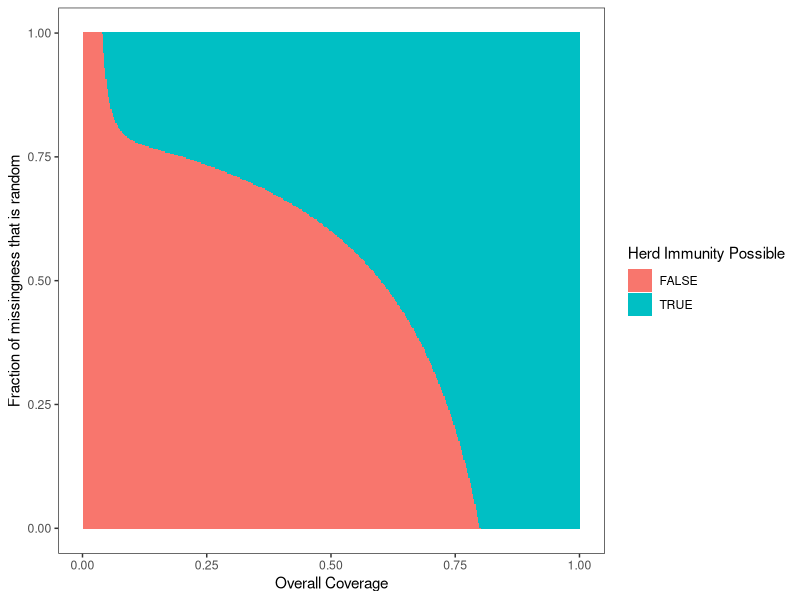
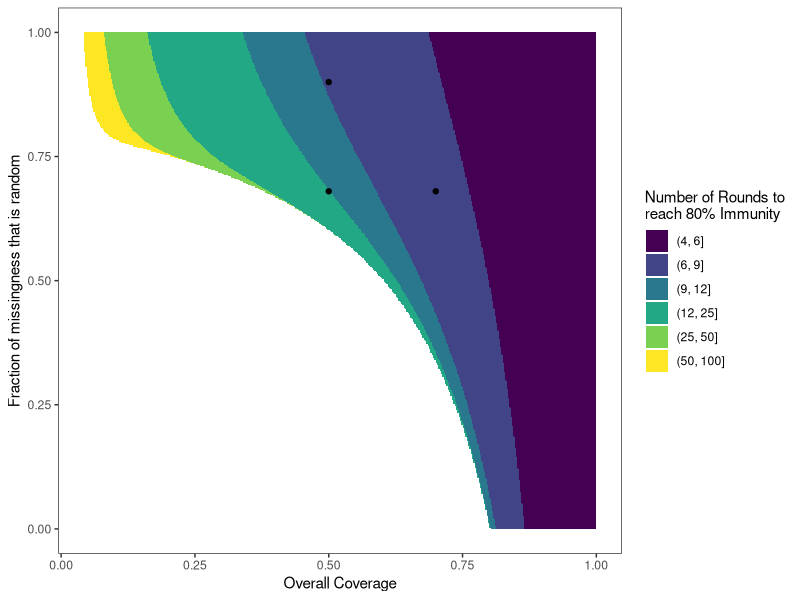
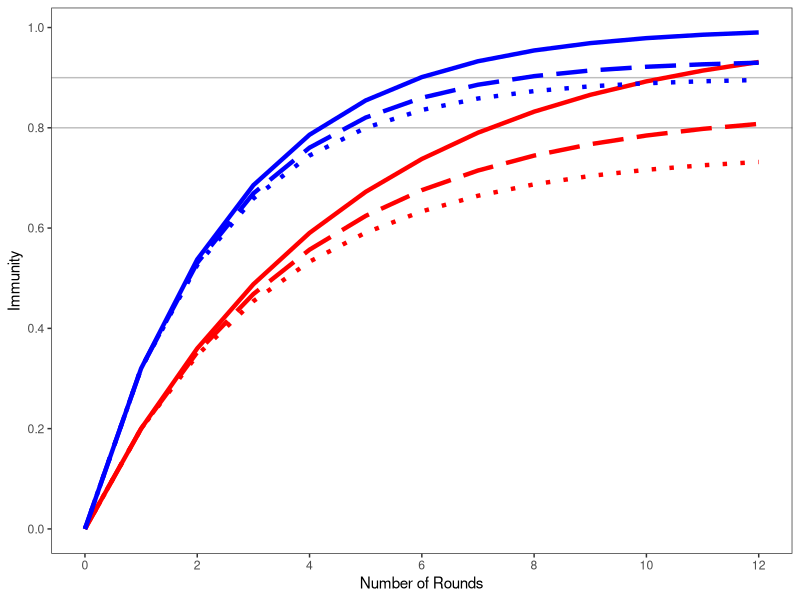
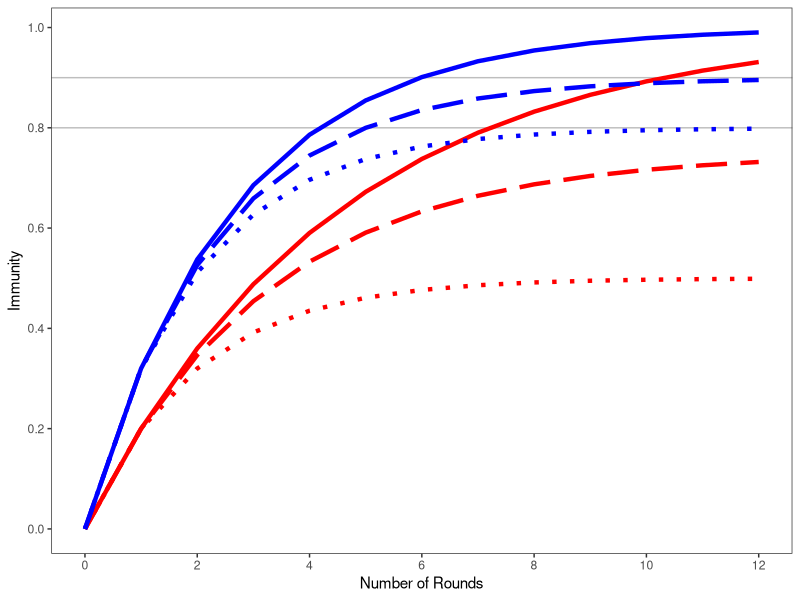
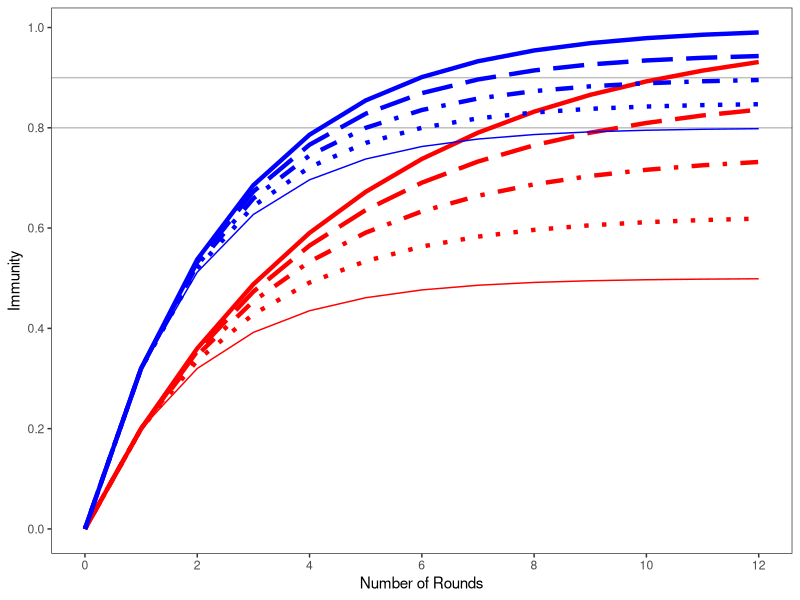
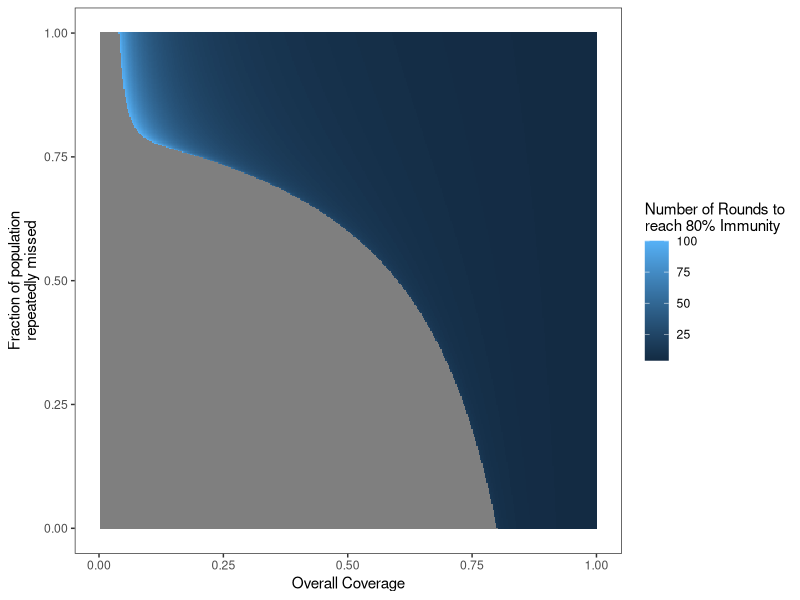

R code for these plots, in order:
# M2M feasibility analysis 


# Shift to # rounds to get to 80% immunity, and 90% immunity, instead of R_0
# Consider changing the Y axis
# More recent references?
# isolines at transition, labeled with #rounds (eg, 4, 9, 12, 25, 50)
# use distrinct color scheme from Arie's figures (to avoid confusion)


#### Libraries ####
library(ggplot2)
library(magrittr)
library(tidyverse)

#### Functions ####
#x is coverage
#y is fraction of missingness that is random
#z is number of rounds
#R0 is basic repro number
#Ve is per-dose vaccine efficacy against type 1

Re <- function(x, y, z, R0, Ve){
  
  frac_rep_miss <- (1-x)*(1-y)
  x_effective <- x/(1-frac_rep_miss)
  
  R0*frac_rep_miss +
    R0*(1-frac_rep_miss)*(1 - x_effective*Ve)^z
}

Re_asymp <- function(Re){  #What is Re at the asymptote (err, last obs)
  min(Re)
}

Re1 <- function(Re, target=1){  #time when Re reaches 1. 
  # if(min(Re) < 1){
    min(which(Re<target), 999)
  # } else{"Inf"}
}

#### Sample Calc ####
Re(x = 0.5, y = 0.68, z = seq(from=1, to=100), R0 = 5, Ve = 0.4)
Re(x = 0.5, y = 0.68, z = seq(from=1, to=100), R0 = 5, Ve = 0.4) %>% Re_asymp
Re(x = 0.5, y = 0.68, z = seq(from=1, to=100), R0 = 5, Ve = 0.4) %>% Re1

#### Construct Data ####
x_inputs <- seq(from = 0.0025, to = 1, by = 0.0025)
y_inputs <- seq(from = 0, to = 1, by = 0.0025)
z_input <- 100
R0_input = 5
Ve = 0.4 # 0.5 for bOPV, 0.4 for tOPV

data <- data.frame(x_in = rep(x_inputs, times = length(y_inputs)),
                  y_in = rep(y_inputs, each = length(x_inputs)),
                  z_in = z_input,
                  R0_in = R0_input,
                  Ve_in = Ve)
head(data)

data <- data %>% rowwise %>% 
  mutate(Re_asymp = Re(x = x_in, y = y_in, z = 1:z_in, R0 = R0_in, Ve = Ve_in) %>% Re_asymp) %>%
  rowwise %>% 
  mutate(Re1 = Re(x = x_in, y = y_in, z = 1:z_in, R0 = R0_in, Ve = Ve_in) %>% 
           Re1 %>% na_if(999))

#### Plot ####
ggplot(data, aes(x = x_in, y = y_in)) +
  theme_bw() + theme(panel.grid = element_blank())+
  geom_tile(aes( fill = Re_asymp < 1)) +
  ylab("Fraction of missingness that is random") +
  xlab("Overall Coverage") +
  scale_fill_discrete(name = "Herd Immunity Possible")

ggplot() +
  theme_bw() + theme(panel.grid = element_blank())+
  geom_contour_filled(data = drop_na(data), aes(x = x_in, y = y_in, z = Re1), 
                      breaks = c(4, 6, 9, 12, 25, 50, 100)) +
  geom_point(aes(x = 0.5, y = 0.68)) +
  geom_point(aes(x = 0.7, y = 0.68)) +
  geom_point(aes(x = 0.5, y = 0.9)) +
  labs(y = "Fraction of missingness that is random", x = "Overall Coverage",
       fill = "Number of Rounds to\nreach 80% Immunity") 

ggplot() +
  theme_bw() + theme(panel.grid = element_blank()) +
  geom_hline(yintercept = 0.8, color = "grey") +
  geom_hline(yintercept = 0.9, color = "grey") +
  geom_line(aes(x = 0:12, y = 1-Re(x = 0.5, y = 1, z = 0:12, R0 = 5, Ve = 0.4)/5),
            color = "red", size = 1.5) +
  geom_line(aes(x = 0:12, y = 1-Re(x = 0.5, y = 0.68, z = 0:12, R0 = 5, Ve = 0.4)/5),
            color = "red", linetype = "longdash", size = 1.5) +
  geom_line(aes(x = 0:12, y = 1-Re(x = 0.5, y = 0.5, z = 0:12, R0 = 5, Ve = 0.4)/5),
            color = "red", linetype = "dotted", size = 1.5) +
  geom_line(aes(x = 0:12, y = 1-Re(x = 0.8, y = 1, z = 0:12, R0 = 5, Ve = 0.4)/5),
            color = "blue", size = 1.5) +
  geom_line(aes(x = 0:12, y = 1-Re(x = 0.8, y = 0.68, z = 0:12, R0 = 5, Ve = 0.4)/5),
            color = "blue", linetype = "longdash", size = 1.5) +
  geom_line(aes(x = 0:12, y = 1-Re(x = 0.8, y = 0.5, z = 0:12, R0 = 5, Ve = 0.4)/5),
            color = "blue", linetype = "dotted", size = 1.5) +
  scale_x_continuous(name = "Number of Rounds", breaks = seq(0,12,2)) +
  scale_y_continuous(name = "Immunity", breaks = seq(0, 1, 0.2))

## REDO TWICE. ONE WITH 100, 75, 50, 25, 0 AND AGAIN WITH 100, 50, 0.
ggplot() +
  theme_bw() + theme(panel.grid = element_blank()) +
  geom_hline(yintercept = 0.8, color = "grey") +
  geom_hline(yintercept = 0.9, color = "grey") +
  geom_line(aes(x = 0:12, y = 1-Re(x = 0.5, y = 1, z = 0:12, R0 = 5, Ve = 0.4)/5),
            color = "red", size = 1.5) +
  geom_line(aes(x = 0:12, y = 1-Re(x = 0.5, y = 0.5, z = 0:12, R0 = 5, Ve = 0.4)/5),
            color = "red", linetype = "longdash", size = 1.5) +
  geom_line(aes(x = 0:12, y = 1-Re(x = 0.5, y = 0, z = 0:12, R0 = 5, Ve = 0.4)/5),
            color = "red", linetype = "dotted", size = 1.5) +
  geom_line(aes(x = 0:12, y = 1-Re(x = 0.8, y = 1, z = 0:12, R0 = 5, Ve = 0.4)/5),
            color = "blue", size = 1.5) +
  geom_line(aes(x = 0:12, y = 1-Re(x = 0.8, y = 0.5, z = 0:12, R0 = 5, Ve = 0.4)/5),
            color = "blue", linetype = "longdash", size = 1.5) +
  geom_line(aes(x = 0:12, y = 1-Re(x = 0.8, y = 0, z = 0:12, R0 = 5, Ve = 0.4)/5),
            color = "blue", linetype = "dotted", size = 1.5) +
  scale_x_continuous(name = "Number of Rounds", breaks = seq(0,12,2)) +
  scale_y_continuous(name = "Immunity", breaks = seq(0, 1, 0.2))

ggplot() +
  theme_bw() + theme(panel.grid = element_blank()) +
  geom_hline(yintercept = 0.8, color = "grey") +
  geom_hline(yintercept = 0.9, color = "grey") +
  geom_line(aes(x = 0:12, y = 1-Re(x = 0.5, y = 1, z = 0:12, R0 = 5, Ve = 0.4)/5),
            color = "red", size = 1.5) +
  geom_line(aes(x = 0:12, y = 1-Re(x = 0.5, y = 0.75, z = 0:12, R0 = 5, Ve = 0.4)/5),
            color = "red", linetype = "longdash", size = 1.5) +
  geom_line(aes(x = 0:12, y = 1-Re(x = 0.5, y = 0.5, z = 0:12, R0 = 5, Ve = 0.4)/5),
            color = "red", linetype = "dotdash", size = 1.5) +
  geom_line(aes(x = 0:12, y = 1-Re(x = 0.5, y = 0.25, z = 0:12, R0 = 5, Ve = 0.4)/5),
            color = "red", linetype = "dotted", size = 1.5) +
  geom_line(aes(x = 0:12, y = 1-Re(x = 0.5, y = 0, z = 0:12, R0 = 5, Ve = 0.4)/5),
            color = "red", linetype = "solid", size = .5) +
  geom_line(aes(x = 0:12, y = 1-Re(x = 0.8, y = 1, z = 0:12, R0 = 5, Ve = 0.4)/5),
            color = "blue", size = 1.5) +
  geom_line(aes(x = 0:12, y = 1-Re(x = 0.8, y = 0.75, z = 0:12, R0 = 5, Ve = 0.4)/5),
            color = "blue", linetype = "longdash", size = 1.5) +
  geom_line(aes(x = 0:12, y = 1-Re(x = 0.8, y = 0.5, z = 0:12, R0 = 5, Ve = 0.4)/5),
            color = "blue", linetype = "dotdash", size = 1.5) +
  geom_line(aes(x = 0:12, y = 1-Re(x = 0.8, y = 0.25, z = 0:12, R0 = 5, Ve = 0.4)/5),
            color = "blue", linetype = "dotted", size = 1.5) +
  geom_line(aes(x = 0:12, y = 1-Re(x = 0.8, y = 0, z = 0:12, R0 = 5, Ve = 0.4)/5),
            color = "blue", linetype = "solid", size = .5) +
  scale_x_continuous(name = "Number of Rounds", breaks = seq(0,12,2)) +
  scale_y_continuous(name = "Immunity", breaks = seq(0, 1, 0.2))

#### Plot by repeated missing ####
# Problem is rep_miss can appear multiple times with different combinations of coverage and fraction of missingness that is random

data$rep_miss <- (1-data$x_in)*(data$y_in)

ggplot() +
  theme_bw() + theme(panel.grid = element_blank())+
  geom_tile(data = data, aes(x = x_in, y = y_in, fill = Re1)) +
  # geom_contour_filled(data = drop_na(data), aes(x = x_in, y = rep_miss, z = Re1), 
  #                     breaks = c(2, 4, 6, 9, 12, 25, 50, 100)) +
  labs(y = "Fraction of population\nrepeatedly missed", x = "Overall Coverage",
       fill = "Number of Rounds to\nreach 80% Immunity") 

View(data)